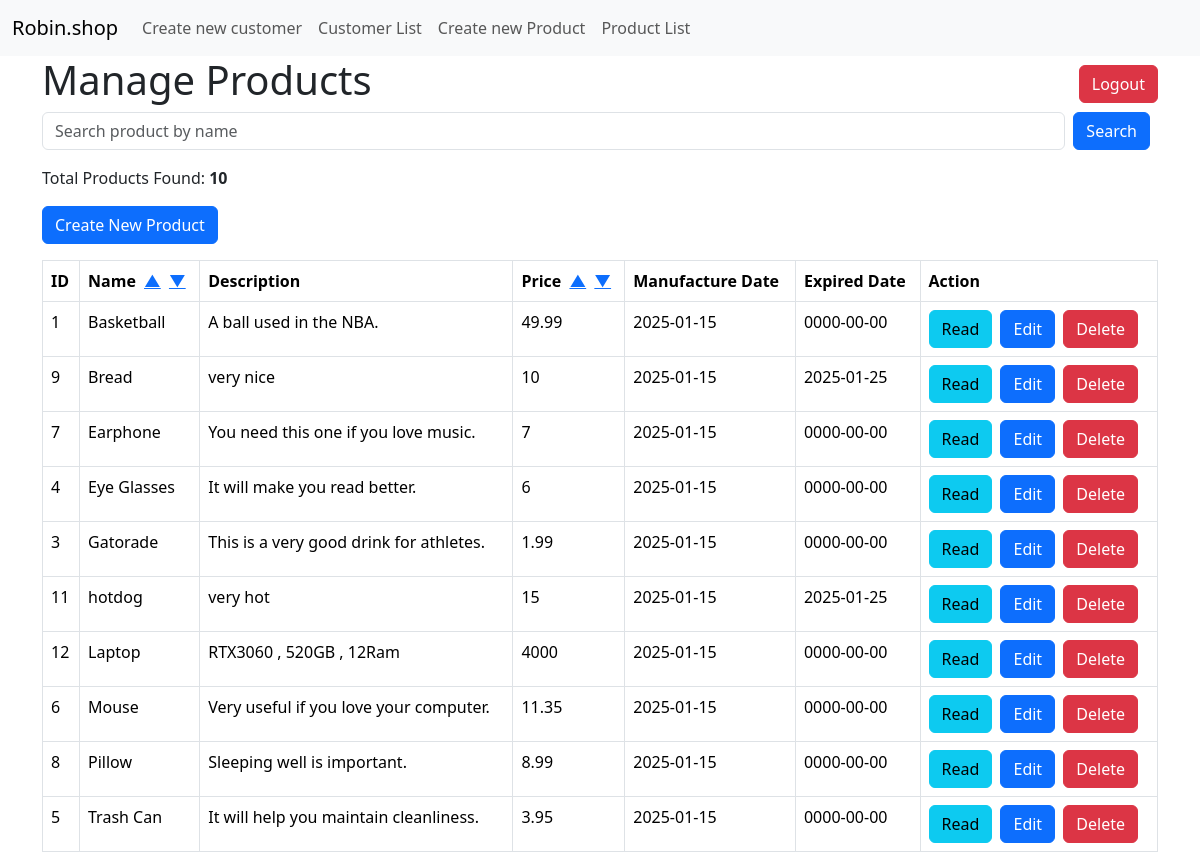
The page /product_listing.php on the database as committed earlier.
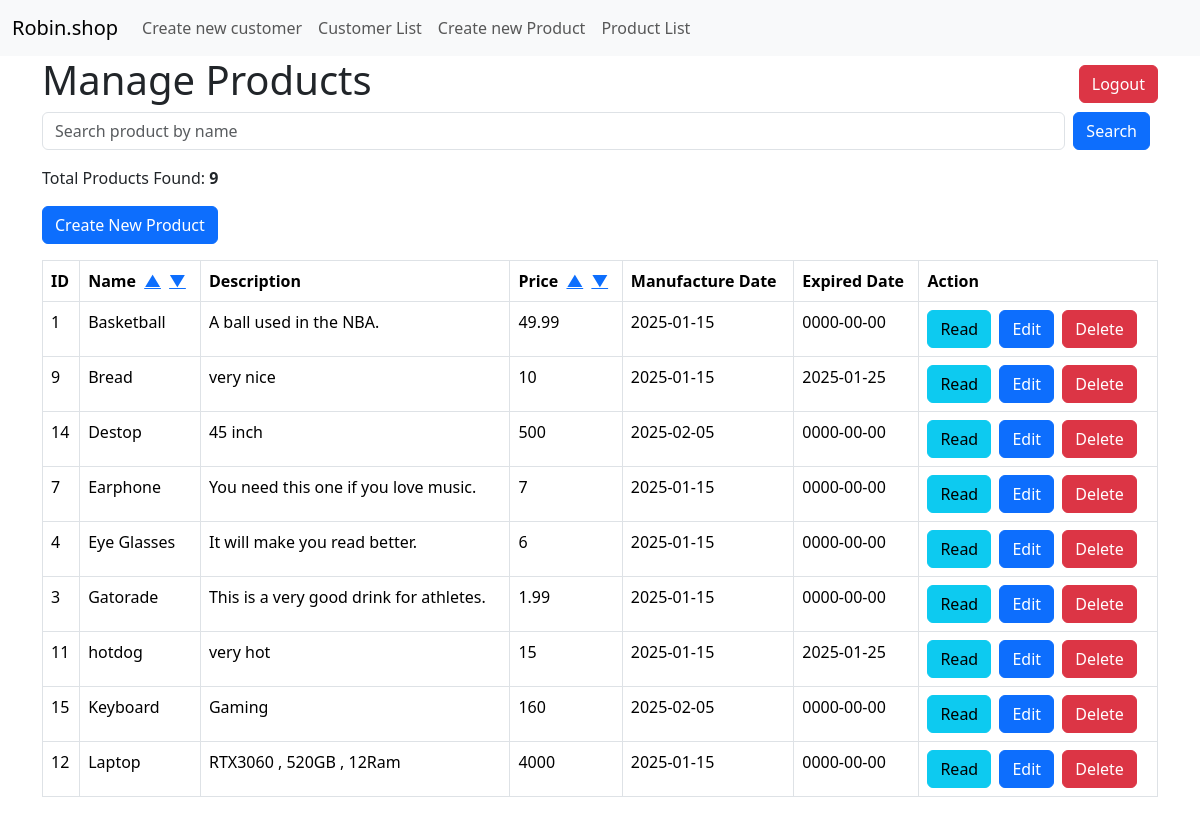
The same page on the database as committed later.
### tables this page shows
CREATE TABLE IF NOT EXISTS `products` (
  `id` int NOT NULL AUTO_INCREMENT,
  `name` varchar(128) NOT NULL,
  `description` text NOT NULL,
  `price` double NOT NULL,
  `promotion_price` double NOT NULL,
  `manufacture_date` date NOT NULL,
  `expired_date` date NOT NULL,
  `created` date DEFAULT NULL,
  `category_id` int DEFAULT NULL,
  PRIMARY KEY (`id`)
);

### product_listing.php (the view, shortened to what this page needs)
<!DOCTYPE HTML>
<html>
<?php include 'Menu.php'; ?>
<head>
    <link href="https://cdn.jsdelivr.net/npm/bootstrap@5.3.3/dist/css/bootstrap.min.css" rel="stylesheet">
</head>
<body>
    <div class="container">
        <div class="page-header d-flex justify-content-between align-items-center">
            <h1>Manage Products</h1>
            <a href="logout.php" class="btn btn-danger">Logout</a>
        </div>
        <?php
        include 'config/database.php';
        $search_name = isset($_GET['search']) ? htmlspecialchars(strip_tags($_GET['search'])) : '';
        $valid_columns = ['name', 'price'];
        $sort_column = isset($_GET['sort_column']) && in_array($_GET['sort_column'], $valid_columns) ? $_GET['sort_column'] : 'name';
        $sort_order = isset($_GET['sort_order']) && $_GET['sort_order'] === 'desc' ? 'DESC' : 'ASC';
        $query = "SELECT id, name, description, price, expired_date, manufacture_date FROM products
                  WHERE name LIKE :name
                  ORDER BY $sort_column $sort_order";
        $stmt = $con->prepare($query);
        $search_term = "%$search_name%";
        $stmt->bindParam(':name', $search_term);
        $stmt->execute();
        echo "<form action='' method='GET' class='mb-3 d-flex'>";
        echo "<input type='text' name='search' class='form-control me-2' placeholder='Search product by name' value='{$search_name}'>";
        echo "<button type='submit' class='btn btn-primary me-2'>Search</button>";
        echo "</form>";
        $num = $stmt->rowCount();
        echo "<p class='mb-3'>Total Products Found: <strong>{$num}</strong></p>";
        echo "<a href='product_create.php' class='btn btn-primary mb-3'>Create New Product</a>";
        if ($num > 0) {
            echo "<table class='table table-hover table-responsive table-bordered'>";
            echo "<tr>";
            echo "<th>ID</th>";
            echo "<th>
                    Name
                    <a href='?search=$search_name&sort_column=name&sort_order=asc' class='ms-1'>▲</a>
                    <a href='?search=$search_name&sort_column=name&sort_order=desc' class='ms-1'>▼</a>
                  </th>";
            echo "<th>Description</th>";
            echo "<th>
                    Price
                    <a href='?search=$search_name&sort_column=price&sort_order=asc' class='ms-1'>▲</a>
                    <a href='?search=$search_name&sort_column=price&sort_order=desc' class='ms-1'>▼</a>
                  </th>";
            echo "<th>Manufacture Date</th>";
            echo "<th>Expired Date</th>";
            echo "<th>Action</th>";
            echo "</tr>";
            while ($row = $stmt->fetch(PDO::FETCH_ASSOC)) {
                extract($row);
                echo "<tr>";
                echo "<td>" . htmlspecialchars($id, ENT_QUOTES) . "</td>";
                echo "<td>" . htmlspecialchars($name, ENT_QUOTES) . "</td>";
                echo "<td>" . htmlspecialchars($description, ENT_QUOTES) . "</td>";
                echo "<td>" . htmlspecialchars($price, ENT_QUOTES) . "</td>";
                echo "<td>" . htmlspecialchars($manufacture_date, ENT_QUOTES) . "</td>";
                echo "<td>" . htmlspecialchars($expired_date, ENT_QUOTES) . "</td>";
                echo "<td>
                        <a href='product_details.php?id={$id}' class='btn btn-info me-1'>Read</a>
                        <a href='product_update.php?id={$id}' class='btn btn-primary me-1'>Edit</a>
                        <a href='?confirm_delete={$id}' class='btn btn-danger'>Delete</a>
                      </td>";
                echo "</tr>";
            }
            echo "</table>";
        } else {
            echo "<div class='alert alert-danger'>No products found.</div>";
        }
        ?>
    </div>
</body>
</html>

### Menu.php (shortened to what this page needs)
<nav class="navbar navbar-expand-lg bg-body-tertiary">
    <div class="container-fluid">
        <a class="navbar-brand" href="#">Robin.shop</a>
        <div class="collapse navbar-collapse" id="navbarNav">
            <ul class="navbar-nav">
                <li class="nav-item">
                    <a class="nav-link " aria-current="page" href="customer_create.php">Create new customer</a>
                </li>
                <li class="nav-item">
                    <a class="nav-link" href="customer_list.php">Customer List</a>
                </li>
                <li class="nav-item">
                    <a class="nav-link" href="product_create.php">Create new Product</a>
                </li>
                <li class="nav-item">
                    <a class="nav-link" href="product_listing.php">Product List</a>
                </li>
                <li class="nav-item">
                    <a class="nav-link" href=""></a>
                </li>
            </ul>
        </div>
    </div>
</nav>

Rows that differ between the two databases and show on the page:
removed products: id "6", name "Mouse", description "Very useful if you love your computer.", price "11.35", manufacture_date "2025-01-15", expired_date "0000-00-00"
removed products: id "8", name "Pillow", description "Sleeping well is important.", price "8.99", manufacture_date "2025-01-15", expired_date "0000-00-00"
removed products: id "5", name "Trash Can", description "It will help you maintain cleanliness.", price "3.95", manufacture_date "2025-01-15", expired_date "0000-00-00"
added products: id "14", name "Destop", description "45 inch", price "500", manufacture_date "2025-02-05", expired_date "0000-00-00"
added products: id "15", name "Keyboard", description "Gaming", price "160", manufacture_date "2025-02-05", expired_date "0000-00-00"
Other text that changed with them:
$num: "10" → "9"
